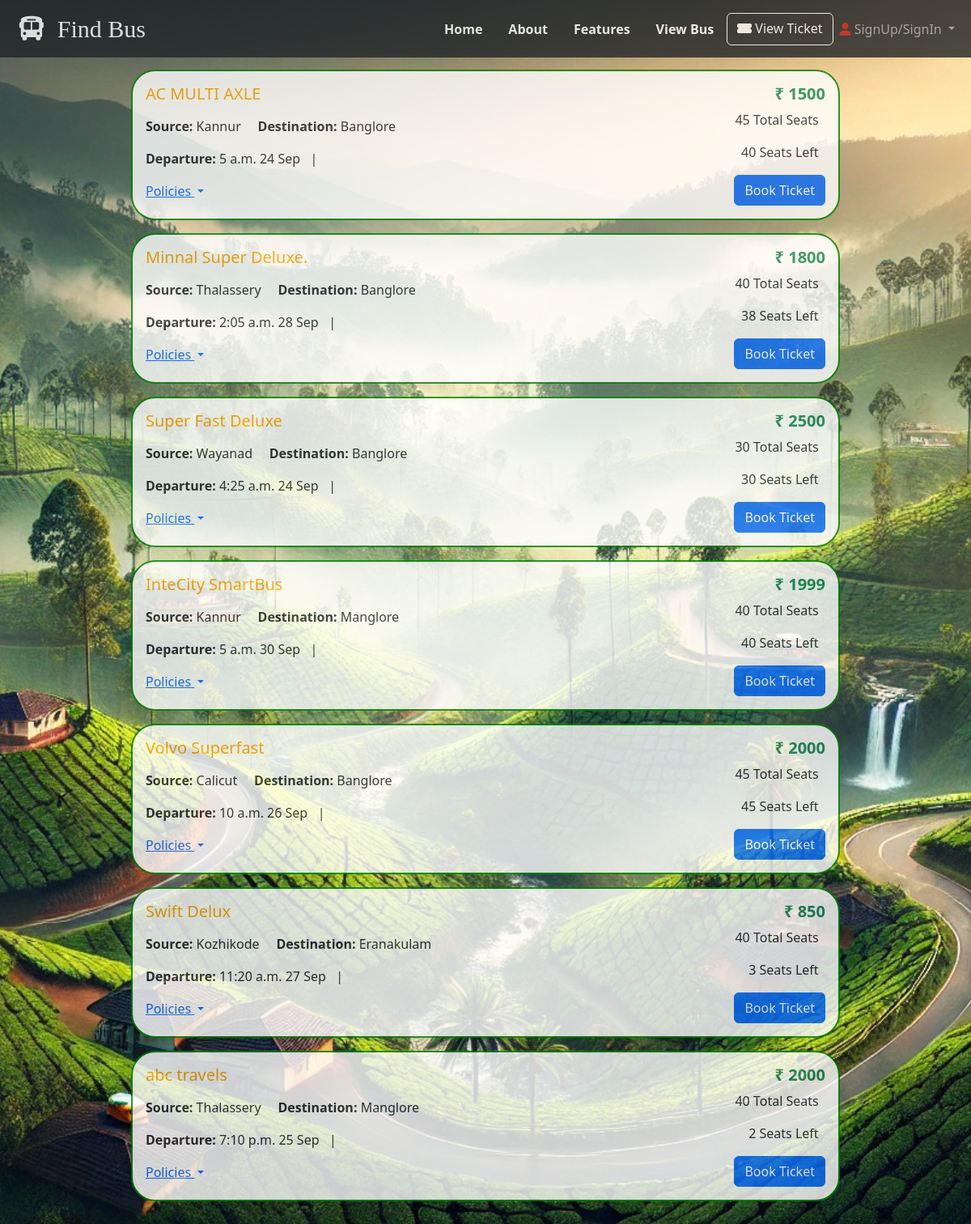
The page /buses (signed in) on the database its author committed.
### owner/models.py (models this page shows, shortened)
class Bus(models.Model):
    bus_name=models.CharField(max_length=100)
    seat_available=models.IntegerField(default=0)
    seat_remaining=models.IntegerField(default=0,null=True)
    source=models.CharField(max_length=200,default='')
    destination = models.CharField(max_length=200, null=True)
    bus_fare=models.IntegerField()
    date=models.DateField(null=True)
    time=models.TimeField(null=True)
    arrival=models.DateTimeField(null=True)
    cancellation_policy = models.TextField(blank=True, null=True)
    refund_policy = models.TextField(blank=True, null=True)

### user/views.py (the view)
# urls.py: path('buses',views.BusListView.as_view(),name='bus_list'),
class BusListView(ListView):
    model=Bus
    template_name="bus_list.html"
    context_object_name="bus"
    def get(self,request):
        if not request.user.is_authenticated:
            messages.error(request, "You need to log in first")
            return redirect('login_view')
        else:
            return super().get(request)

### user/templates/bus_list.html (shortened to what this page needs)
{% extends 'index.html' %}
{% load static %}
{% block content %}
<div class="container" style="margin-top: 15px;">
    {% for bus in bus %}
    <div class="card mb-3">
        <div class="card-body">
            <div class="row">
                <div class="col-md-8">
                    <h5 class="card-title" style="color: orange;">{{ bus.bus_name }}</h5>
                    <p class="card-text">
                        <strong>Source:</strong> {{ bus.source }} &nbsp;  &nbsp;
                        <strong>Destination:</strong> {{ bus.destination }}
                    </p>
                    <p class="card-text">
                        <strong>Departure:</strong> {{ bus.time }} {{ bus.date|date:"d M" }} &nbsp; | &nbsp;
                    </p>
                    <div class="dropdown mt-2">
                        <a class="link dropdown-toggle"  type="button" id="policyDropdown-{{ bus.id }}" data-bs-toggle="dropdown" aria-expanded="false">
                            Policies
                        </a>
                    </div>
                </div>
                <div class="col-md-4 text-end">
                    <h5 class="text-success">₹ {{ bus.bus_fare }}</h5>
                    <p>{{ bus.seat_available }} Total Seats &nbsp;</p>
                    <p>{{ bus.seat_remaining }} Seats Left &nbsp;</p>
                    <a href="{% url 'book_ticket_view' bus.id %}" class="btn btn-primary">Book Ticket</a>
                </div>
            </div>
        </div>
    </div>
    {% endfor %}
</div>
{% endblock %}

### user/templates/index.html (shortened to what this page needs)
{% load static %}
<!doctype html>
<html lang="en">
    <head>
        <link
            href="https://cdn.jsdelivr.net/npm/bootstrap@5.3.2/dist/css/bootstrap.min.css"
            rel="stylesheet"
        />
        <link rel="stylesheet" href="https://cdnjs.cloudflare.com/ajax/libs/font-awesome/6.6.0/css/all.min.css" />
        <body class="index-page">
    </head>
    <body>
    <header>
        <nav class="navbar navbar-expand-lg navbar-dark bg-dark">
            <div class="container-fluid">
                <a class="navbar-brand" href="{% url 'hom_view' %}" style="font-size: 30px; font-family: 'Brush Script MT', cursive;">
                    <img src="{% static 'images/brs.png' %}" alt=""><i class="fa-solid fa-bus" style="margin-left: 10px;"></i>&nbsp;
                    Find Bus
                </a>
                <div class="collapse navbar-collapse justify-content-end" id="navbarNavAltMarkup">
                    <div class="navbar-nav">
                        <a class="nav-link active mx-2" aria-current="page" href="{% url 'hom_view' %}">Home</a>
                        <a class="nav-link active mx-2" aria-current="page" href="{% url 'about_view' %}">About</a>
                        <a class="nav-link active mx-2" href="{% url 'our_feautures' %}">Features</a>
                        <a class="nav-link active mx-2" href="{% url 'bus_list' %}">View Bus</a>
                        {% if user.is_authenticated %}
                            <a href="{% url 'user_booked_tickets' %}" class="btn btn-outline-light">
                                <i class="fa-solid fa-ticket-alt"></i> View Ticket
                            </a>
                        {% endif %}
                        <li class="nav-item dropdown">
                            <a class="nav-link dropdown-toggle" href="#" id="navbarDropdownMenuLink" role="button" data-bs-toggle="dropdown" aria-expanded="false">
                                <i class="fa-solid fa-user" style="color: #bc1a1a;"></i> SignUp/SignIn
                            </a>
                        </li>
                    </div>
                </div>
            </div>
        </nav>
    </header>
        {% block content %}{% endblock %}
    </body>
</html>

### user/templates/index.html (style rules this page uses)
.navbar-nav .nav-link.active { background-color: transparent; font-weight: bold; }
.index-page { background-color: #a09498; }

### rows shown on the page
Bus: bus_name "AC MULTI AXLE", source "Kannur", destination "Banglore", time "5 a.m.", date "24 Sep", bus_fare "1500", seat_available "45", seat_remaining "40"
Bus: bus_name "Minnal Super Deluxe.", source "Thalassery", destination "Banglore", time "2:05 a.m.", date "28 Sep", bus_fare "1800", seat_available "40", seat_remaining "38"
Bus: bus_name "Super Fast Deluxe", source "Wayanad", destination "Banglore", time "4:25 a.m.", date "24 Sep", bus_fare "2500", seat_available "30", seat_remaining "30"
Bus: bus_name "InteCity SmartBus", source "Kannur", destination "Manglore", time "5 a.m.", date "30 Sep", bus_fare "1999", seat_available "40", seat_remaining "40"
Bus: bus_name "Volvo Superfast", source "Calicut", destination "Banglore", time "10 a.m.", date "26 Sep", bus_fare "2000", seat_available "45", seat_remaining "45"
Bus: bus_name "Swift Delux", source "Kozhikode", destination "Eranakulam", time "11:20 a.m.", date "27 Sep", bus_fare "850", seat_available "40", seat_remaining "3"
Bus: bus_name "abc travels", source "Thalassery", destination "Manglore", time "7:10 p.m.", date "25 Sep", bus_fare "2000", seat_available "40", seat_remaining "2"
